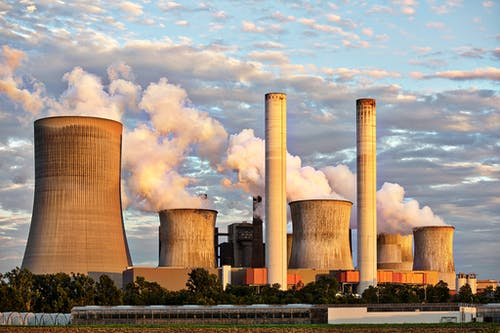
#> input picture Tut1/image.jpg, 500 x 333 px
$ python tranform_image.py
#> lines starting #> are read from the running program, lines starting #| are printed output that depends on the picture
from PIL import Image, ImageOps

def rotate_and_flip_image(input_path, output_path):

#> called with input_path = 'image.jpg', output_path = 'transformed'
    image = Image.open(input_path)
#> image is the input picture: PIL image 500x333 RGB; mean R, G, B 161.3, 147.7, 135.3

    # Rotate 90 degrees
    rotated_90_image = image.rotate(90)
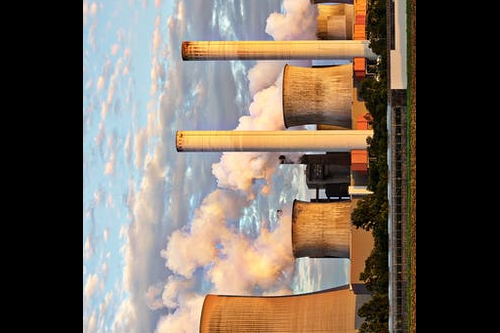
#> rotated_90_image: PIL image 500x333 RGB; mean R, G, B 111.9, 100.6, 89.8
    rotated_90_image.save(output_path + '_rotated_90.jpg')

    # Rotate 180 degrees
    rotated_180_image = image.rotate(180)
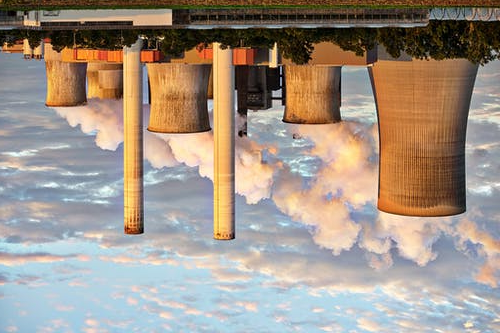
#> rotated_180_image: PIL image 500x333 RGB; mean R, G, B 161.3, 147.7, 135.3
    rotated_180_image.save(output_path + '_rotated_180.jpg')

    # Horizontal flip
    flipped_horizontal_image = ImageOps.mirror(image)
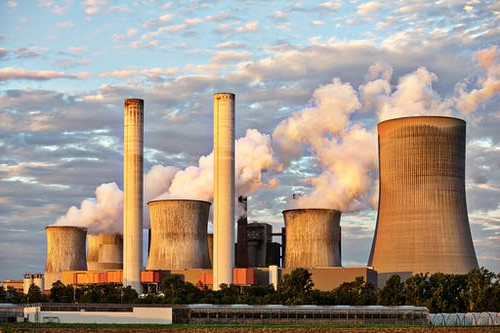
#> flipped_horizontal_image: PIL image 500x333 RGB; mean R, G, B 161.3, 147.7, 135.3
    flipped_horizontal_image.save(output_path + '_flipped_horizontal.jpg')

    # Vertical flip
    flipped_vertical_image = image.transpose(Image.Transpose.ROTATE_180)
    flipped_vertical_image.save(output_path + '_flipped_vertical.jpg')


    image.close()

    print(f"Image transformations completed and saved to {output_path}")

rotate_and_flip_image('image.jpg', 'transformed')

$ run again, with Tut1/transformed_flipped_horizontal.jpg copied over Tut1/image.jpg
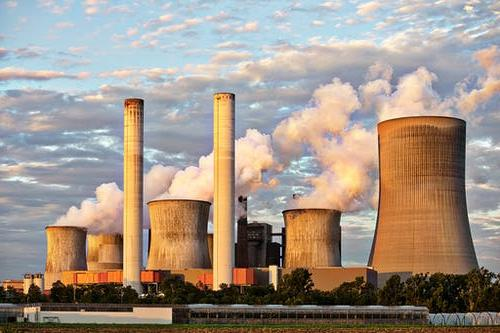
#> input picture Tut1/transformed_flipped_horizontal.jpg, 500 x 333 px
#> in rotate_and_flip_image, image is the input picture: PIL image 500x333 RGB; mean R, G, B 161.3, 147.7, 135.4
#> in rotate_and_flip_image, `rotated_90_image = image.rotate(90)`:
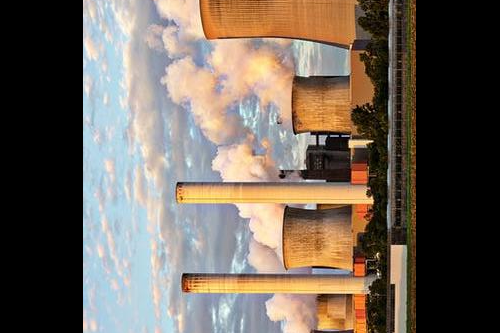
#> rotated_90_image: PIL image 500x333 RGB; mean R, G, B 111.9, 100.6, 89.8
#> in rotate_and_flip_image, `rotated_180_image = image.rotate(180)`:
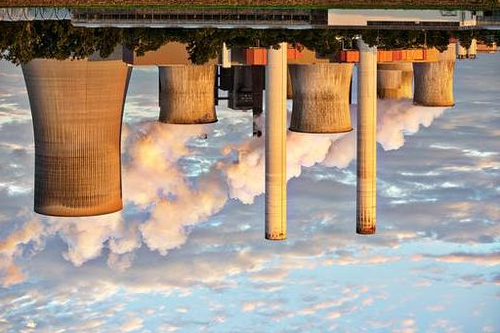
#> rotated_180_image: PIL image 500x333 RGB; mean R, G, B 161.3, 147.7, 135.4

$ run again, with Tut1/transformed_flipped_vertical.jpg copied over Tut1/image.jpg
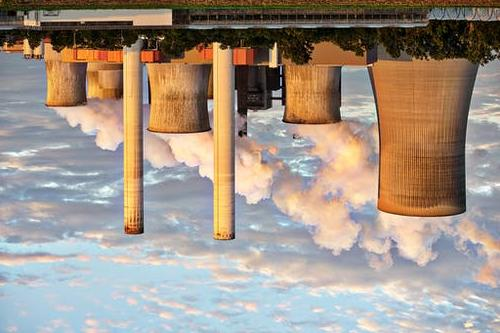
#> input picture Tut1/transformed_flipped_vertical.jpg, 500 x 333 px
#> in rotate_and_flip_image, image is the input picture: PIL image 500x333 RGB; mean R, G, B 161.3, 147.7, 135.4
#> in rotate_and_flip_image, `rotated_90_image = image.rotate(90)`:
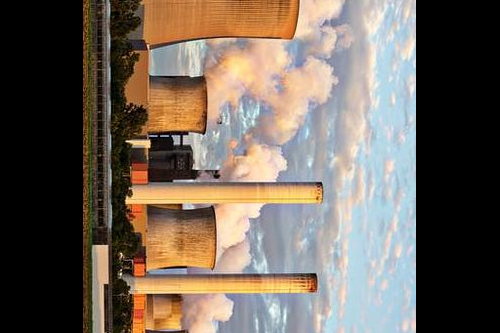
#> rotated_90_image: PIL image 500x333 RGB; mean R, G, B 111.8, 100.6, 89.8
#> in rotate_and_flip_image, `flipped_horizontal_image = ImageOps.mirror(image)`:
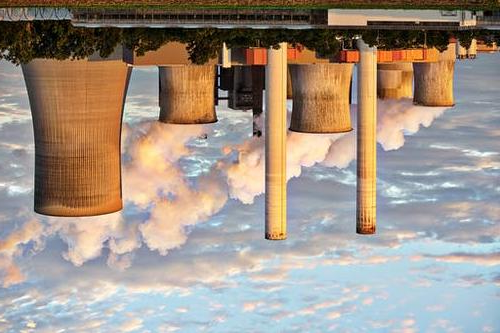
#> flipped_horizontal_image: PIL image 500x333 RGB; mean R, G, B 161.3, 147.7, 135.4
